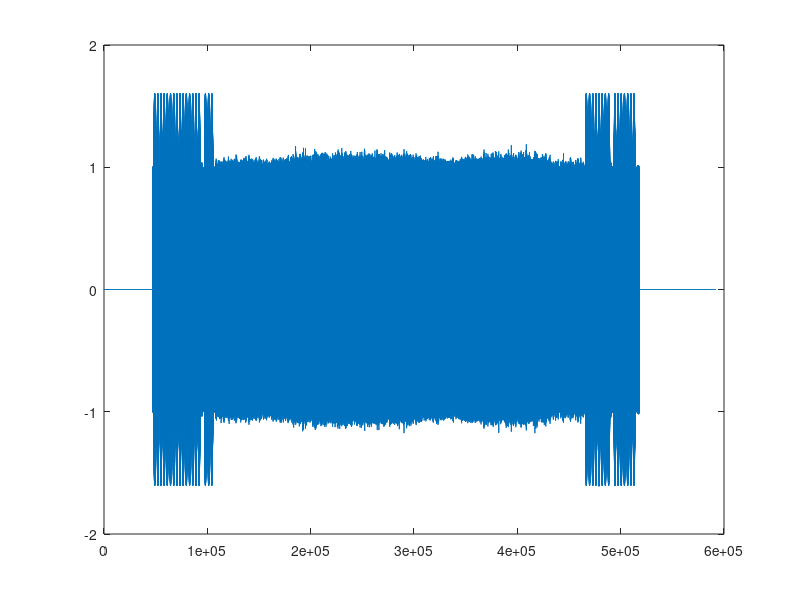
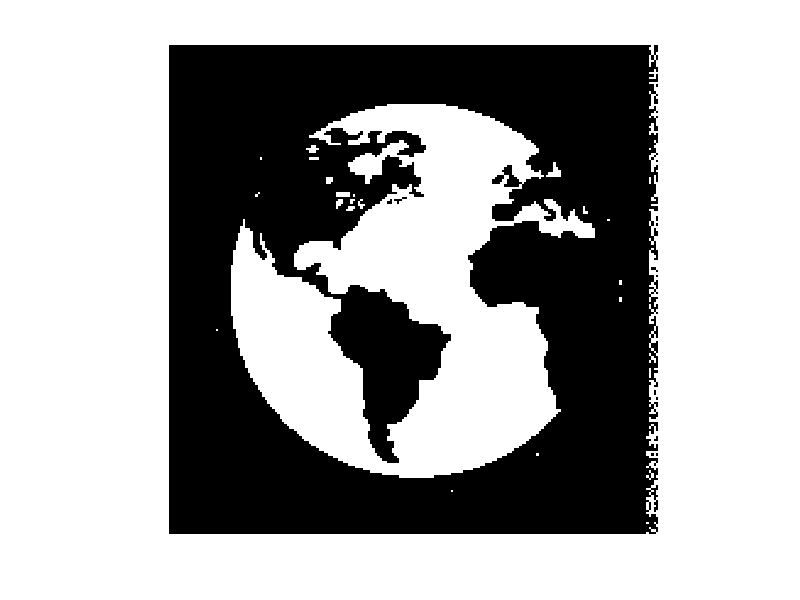

These charts were generated, in order, by the following MATLAB code:
close all; clear all; clc; 
load("receivedFSK16.mat")
load("binaryimage16.mat")
figure(4)
plot(son)

i = 1;
while son(i)<0.8
    i = i+1;
end

start = i;
son = son(start:start+480000-1);   %on repère quand le son commence


fs = 48000; 
Ts = 1/fs; 
b=2;
M = 4; 
df=1000;
f0 = 10000;
T = 1/(2*df); 
ntot = 200*200/b;
pas = Ts;
ttot = ntot*T;
infor = [];
final = [];
a = T/Ts;

for n = 0:ntot-1
    t = n*T:Ts:(n+1)*T-Ts;
    fi = [f0, f0+df, f0+2*df, f0+3*df];
    [~, I] = max(abs(trapz(son(n*a+1:(n+1)*a).*exp(-1i*2*pi*t'*fi))));
    m = dec2bin(I-1,2); %%% on fait -1 car si on a le max en corr(4), ça correspond à i = m = 3
    infor = [infor, m];
end 

r = 0;

for i=1:40000
    final = [final, str2num(infor(i))];
end

save receivedbinary16.mat final 

compare = final' == info;
error = length(find(compare<1));
image = reshape(final,[200, 200]);
figure(5)
imshow(image)
